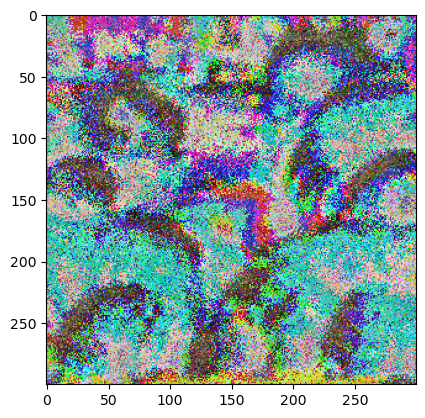
#> input picture AA/adversarial-yolo-master/lutao_exp/ex3/8440.png, 425 x 418 px
$ python check_box.py
#> lines starting #> are read from the running program, lines starting #| are printed output that depends on the picture; after the words box and inside, x2 and y2 are one past the last pixel; in counts of white or black regions, pixels touching at a corner belong together
import cv2
import numpy as np

# 加载图像
image = cv2.imread('./ex3/8440.png', cv2.IMREAD_GRAYSCALE)
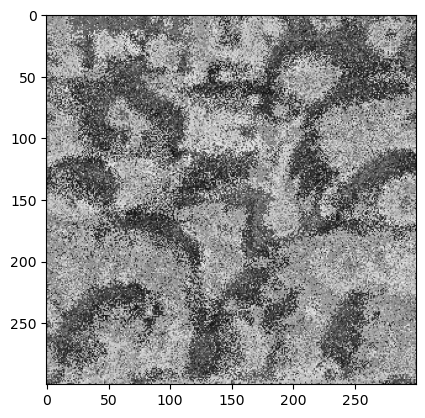
#> image: shape (418, 425); min 0, max 255, mean 156.7

# 进行边缘检测
edges = cv2.Canny(image, 50, 150)
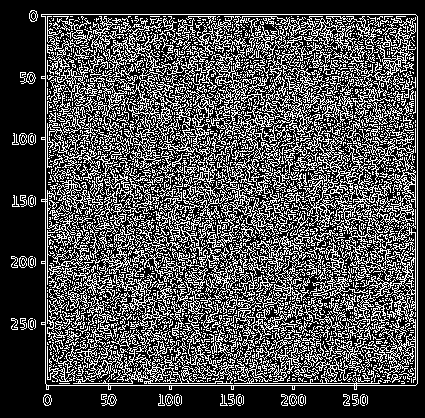
#> edges: shape (418, 425); 30.7% white in thin lines or dots

# 进行轮廓检测
contours, _ = cv2.findContours(edges, cv2.RETR_EXTERNAL, cv2.CHAIN_APPROX_SIMPLE)
#> contours = 45 contours, 32 with area under 20; largest, box (x1, y1, x2, y2) and area: (41, 14, 418, 390) 138114, (101, 394, 117, 406) 77, (20, 72, 36, 84) 77, (43, 394, 52, 406) 72, (29, 10, 38, 22) 72

# 遍历轮廓
rectangles = []
for contour in contours:
    # 计算轮廓的近似多边形
    epsilon = 0.02 * cv2.arcLength(contour, True)
    approx = cv2.approxPolyDP(contour, epsilon, True)

    # 如果近似多边形有四个顶点，则认为是矩形
    if len(approx) == 4:
        rectangles.append(approx)
#> this loop made 45 passes
#> epsilon on passes 1 to 12: 0.353, 0.353, 0.353, 0.353, 0.393, 0.393, 0.393, 0.393, 0.666, 1.28, 0.831, 0.666
#> (epsilon, approx) on pass 44: (31.32, [[41, 14], [46, 389], [417, 383], [415, 14]])
#> after the loop, rectangles = [[[41, 14], [46, 389], [417, 383], [415, 14]]]

# 获取矩形的交点坐标
intersection_points = []
for rect in rectangles:
    for i in range(4):
        for j in range(i + 1, 4):
            pt1 = rect[i][0]
            pt2 = rect[j][0]
            intersection_points.append((pt1[0], pt1[1]))
            intersection_points.append((pt2[0], pt2[1]))
#> this loop made 1 pass
#> rect on pass 1: [[41, 14], [46, 389], [417, 383], [415, 14]]
#> after the loop, intersection_points = [(41, 14), (46, 389), (41, 14), (417, 383), (41, 14), (415, 14), (46, 389), (417, 383), (46, 389), (415, 14), (417, 383), (415, 14)]

# 显示图像并绘制矩形和交点
for rect in rectangles:
    cv2.drawContours(image, [rect], 0, (0, 255, 0), 2)
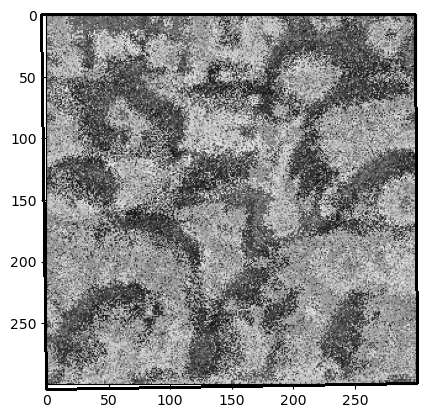
#> image: shape (418, 425); 1.93% of pixels changed, all inside (x1, y1, x2, y2) = (40, 13, 419, 391)
for pt in intersection_points:
    cv2.circle(image, pt, 5, (0, 0, 255), -1)
#> this loop made 12 passes
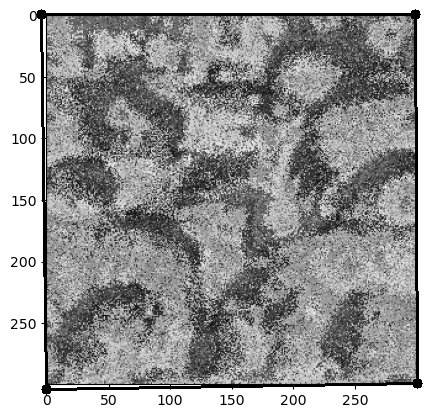
#> image: shape (418, 425); 0.12% of pixels changed, all inside (x1, y1, x2, y2) = (36, 9, 423, 395)

# # 显示图像
# cv2.imshow('Image with Rectangles and Intersection Points', image)
# cv2.waitKey(0)
# cv2.destroyAllWindows()

# 返回交点的四个顶点坐标
print("Intersection Points:")
for i, pt in enumerate(intersection_points):
    print("Point {}: ({}, {})".format(i + 1, pt[0], pt[1]))

$ run again, with AA/adversarial-yolo-master/lutao_exp/ex3/0.png copied over AA/adversarial-yolo-master/lutao_exp/ex3/8440.png
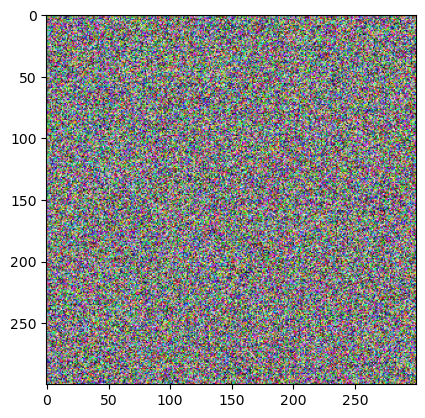
#> input picture AA/adversarial-yolo-master/lutao_exp/ex3/0.png, 425 x 418 px
#> `edges = cv2.Canny(image, 50, 150)`:
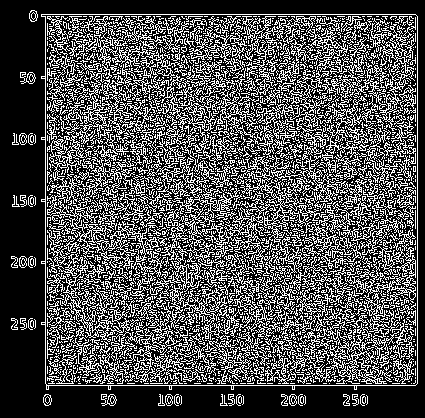
#> edges: shape (418, 425); 31.5% white in thin lines or dots
#> contours = 45 contours, 32 with area under 20; largest, box (x1, y1, x2, y2) and area: (41, 14, 418, 390) 138114, (101, 394, 117, 406) 77, (20, 72, 36, 84) 77, (43, 394, 52, 406) 72, (29, 10, 38, 22) 72
#> the loop `for contour in contours:` made 45 passes
#> epsilon on passes 1 to 8: 0.353, 0.353, 0.353, 0.353, 0.393, 0.393, 0.393, 0.393
#> after the loop `for contour in contours:`: rectangles = [[[41, 14], [46, 389], [417, 383], [415, 14]]]
#> the loop `for rect in rectangles:` made 1 pass
#> rect on pass 1: [[41, 14], [46, 389], [417, 383], [415, 14]]
#> after the loop `for rect in rectangles:`: intersection_points = [(41, 14), (46, 389), (41, 14), (417, 383), (41, 14), (415, 14), (46, 389), (417, 383), (46, 389), (415, 14), (417, 383), (415, 14)]
#> the loop `for pt in intersection_points:` made 12 passes
#> after the loop `for pt in intersection_points:`:
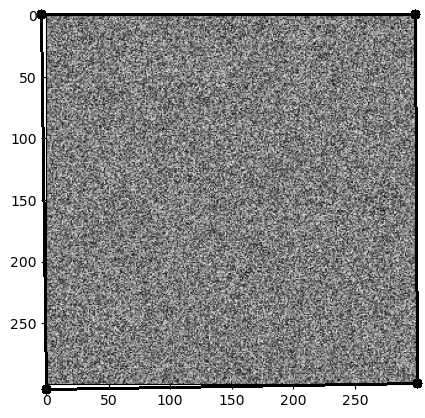
#> image: shape (418, 425); min 0, max 255, mean 147.7
#> the loop `for i, pt in enumerate(intersection_points):` made 12 passes
#> (printed output is left out)

$ run again, with AA/adversarial-yolo-master/lutao_exp/ex3/1240.png copied over AA/adversarial-yolo-master/lutao_exp/ex3/8440.png
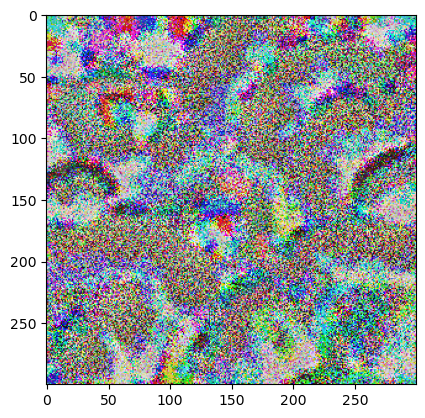
#> input picture AA/adversarial-yolo-master/lutao_exp/ex3/1240.png, 425 x 418 px
#> `edges = cv2.Canny(image, 50, 150)`:
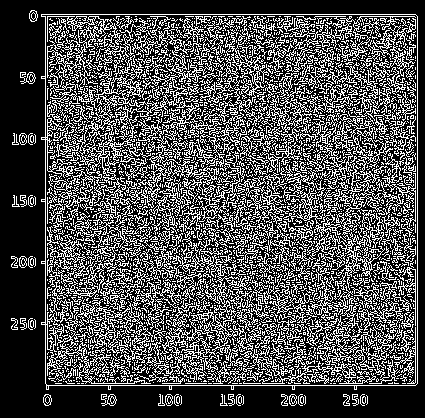
#> edges: shape (418, 425); 31.1% white in thin lines or dots
#> contours = 45 contours, 32 with area under 20; largest, box (x1, y1, x2, y2) and area: (41, 14, 418, 390) 138114, (101, 394, 117, 406) 77, (20, 72, 36, 84) 77, (43, 394, 52, 406) 72, (29, 10, 38, 22) 72
#> the loop `for contour in contours:` made 45 passes
#> epsilon on passes 1 to 8: 0.353, 0.353, 0.353, 0.353, 0.393, 0.393, 0.393, 0.393
#> after the loop `for contour in contours:`: rectangles = [[[41, 14], [46, 389], [417, 383], [415, 14]]]
#> the loop `for rect in rectangles:` made 1 pass
#> rect on pass 1: [[41, 14], [46, 389], [417, 383], [415, 14]]
#> after the loop `for rect in rectangles:`: intersection_points = [(41, 14), (46, 389), (41, 14), (417, 383), (41, 14), (415, 14), (46, 389), (417, 383), (46, 389), (415, 14), (417, 383), (415, 14)]
#> the loop `for pt in intersection_points:` made 12 passes
#> after the loop `for pt in intersection_points:`:
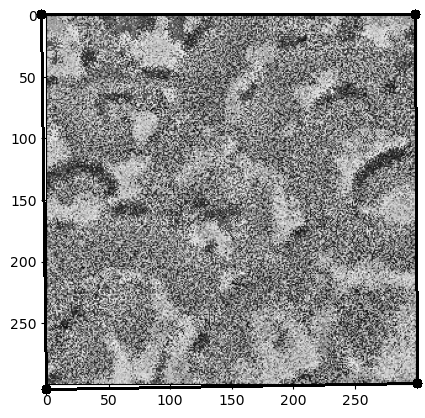
#> image: shape (418, 425); min 0, max 255, mean 154.8
#> the loop `for i, pt in enumerate(intersection_points):` made 12 passes
#> (printed output is left out)

$ run again, with AA/adversarial-yolo-master/lutao_exp/ex3/140.png copied over AA/adversarial-yolo-master/lutao_exp/ex3/8440.png
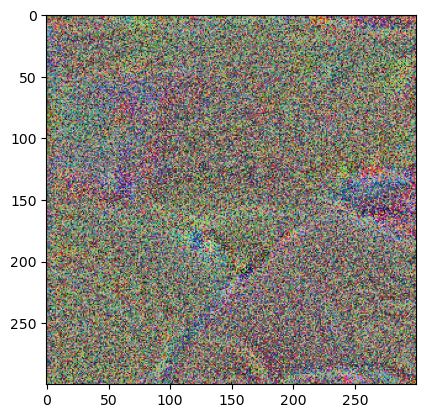
#> input picture AA/adversarial-yolo-master/lutao_exp/ex3/140.png, 425 x 418 px
#> `edges = cv2.Canny(image, 50, 150)`:
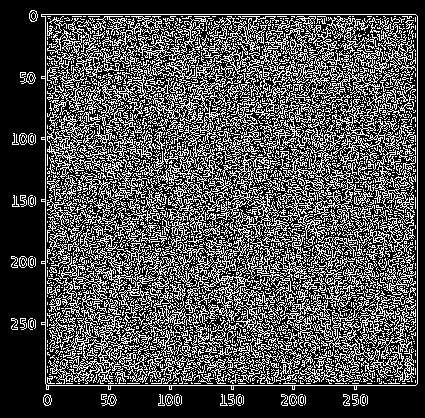
#> edges: shape (418, 425); 31.3% white in thin lines or dots
#> contours = 45 contours, 32 with area under 20; largest, box (x1, y1, x2, y2) and area: (41, 14, 418, 390) 138114, (101, 394, 117, 406) 77, (20, 72, 36, 84) 77, (43, 394, 52, 406) 72, (29, 10, 38, 22) 72
#> the loop `for contour in contours:` made 45 passes
#> epsilon on passes 1 to 8: 0.353, 0.353, 0.353, 0.353, 0.393, 0.393, 0.393, 0.393
#> after the loop `for contour in contours:`: rectangles = [[[41, 14], [46, 389], [417, 383], [415, 14]]]
#> the loop `for rect in rectangles:` made 1 pass
#> rect on pass 1: [[41, 14], [46, 389], [417, 383], [415, 14]]
#> after the loop `for rect in rectangles:`: intersection_points = [(41, 14), (46, 389), (41, 14), (417, 383), (41, 14), (415, 14), (46, 389), (417, 383), (46, 389), (415, 14), (417, 383), (415, 14)]
#> the loop `for pt in intersection_points:` made 12 passes
#> after the loop `for pt in intersection_points:`:
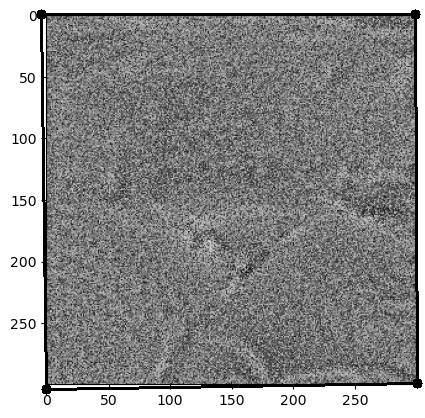
#> image: shape (418, 425); min 0, max 255, mean 143.4
#> the loop `for i, pt in enumerate(intersection_points):` made 12 passes
#> (printed output is left out)
